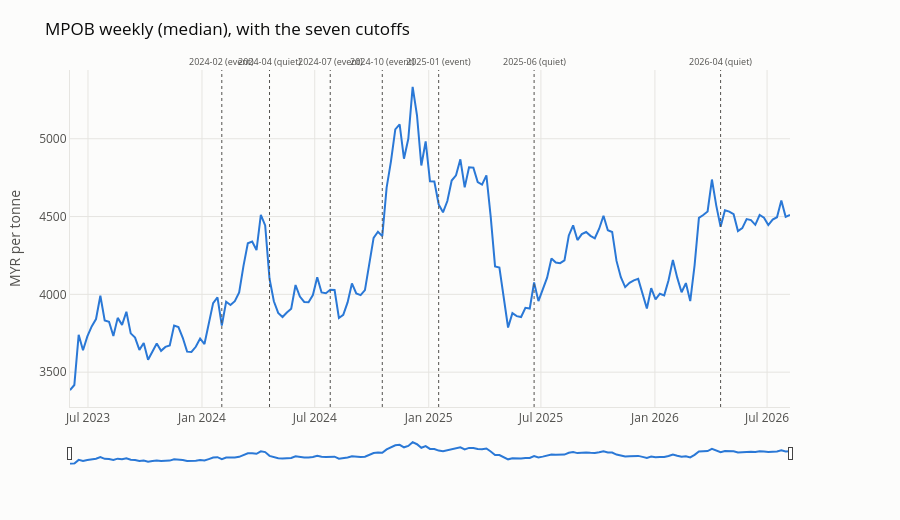

Source (notebook cell):
### Code cell
plot_price_history(
    svc.get_series(MPOB_WEEKLY_SERIES_ID, as_of=as_of),
    cutoffs=DEFAULT_CUTOFFS,
    start="2023-06-01",
    title="MPOB weekly (median), with the seven cutoffs",
    units="MYR per tonne",
    currency="RM",
    show_blackouts=False,
)

### Figure 1 — Plotly figure (JSON) as saved in the notebook; plotly's stock layout.template omitted (floating-point values rounded to 4 significant figures; data arrays with more than 128 entries replaced by an {"elided": "..."} marker saying what was removed)
{"data": [{"hovertemplate": "%{x|%d %b %Y}<br><b>RM%{y:,.0f}</b>/tonne<extra></extra>", "line": {"color": "#2a78d6", "width": 2}, "mode": "lines", "name": "Palm oil", "type": "scatter", "x": {"elided": "167 str values"}, "y": {"elided": "167 float values"}}], "layout": {"annotations": [{"font": {"size": 9}, "showarrow": false, "text": "2024-02 (event)", "x": "2024-02-02", "xanchor": "center", "xref": "x", "y": 1, "yanchor": "bottom", "yref": "y domain"}, {"font": {"size": 9}, "showarrow": false, "text": "2024-04 (quiet)", "x": "2024-04-19", "xanchor": "center", "xref": "x", "y": 1, "yanchor": "bottom", "yref": "y domain"}, {"font": {"size": 9}, "showarrow": false, "text": "2024-07 (event)", "x": "2024-07-26", "xanchor": "center", "xref": "x", "y": 1, "yanchor": "bottom", "yref": "y domain"}, {"font": {"size": 9}, "showarrow": false, "text": "2024-10 (event)", "x": "2024-10-18", "xanchor": "center", "xref": "x", "y": 1, "yanchor": "bottom", "yref": "y domain"}, {"font": {"size": 9}, "showarrow": false, "text": "2025-01 (event)", "x": "2025-01-17", "xanchor": "center", "xref": "x", "y": 1, "yanchor": "bottom", "yref": "y domain"}, {"font": {"size": 9}, "showarrow": false, "text": "2025-06 (quiet)", "x": "2025-06-20", "xanchor": "center", "xref": "x", "y": 1, "yanchor": "bottom", "yref": "y domain"}, {"font": {"size": 9}, "showarrow": false, "text": "2026-04 (quiet)", "x": "2026-04-17", "xanchor": "center", "xref": "x", "y": 1, "yanchor": "bottom", "yref": "y domain"}], "font": {"color": "#52514e", "size": 12}, "height": 520, "hovermode": "x unified", "legend": {"orientation": "h", "x": 0, "xanchor": "left", "y": 1.02, "yanchor": "bottom"}, "margin": {"b": 55, "l": 70, "r": 110, "t": 70}, "paper_bgcolor": "#fcfcfb", "plot_bgcolor": "#fcfcfb", "shapes": [{"line": {"color": "#52514e", "dash": "dot", "width": 1}, "type": "line", "x0": "2024-02-02", "x1": "2024-02-02", "xref": "x", "y0": 0, "y1": 1, "yref": "y domain"}, {"line": {"color": "#52514e", "dash": "dot", "width": 1}, "type": "line", "x0": "2024-04-19", "x1": "2024-04-19", "xref": "x", "y0": 0, "y1": 1, "yref": "y domain"}, {"line": {"color": "#52514e", "dash": "dot", "width": 1}, "type": "line", "x0": "2024-07-26", "x1": "2024-07-26", "xref": "x", "y0": 0, "y1": 1, "yref": "y domain"}, {"line": {"color": "#52514e", "dash": "dot", "width": 1}, "type": "line", "x0": "2024-10-18", "x1": "2024-10-18", "xref": "x", "y0": 0, "y1": 1, "yref": "y domain"}, {"line": {"color": "#52514e", "dash": "dot", "width": 1}, "type": "line", "x0": "2025-01-17", "x1": "2025-01-17", "xref": "x", "y0": 0, "y1": 1, "yref": "y domain"}, {"line": {"color": "#52514e", "dash": "dot", "width": 1}, "type": "line", "x0": "2025-06-20", "x1": "2025-06-20", "xref": "x", "y0": 0, "y1": 1, "yref": "y domain"}, {"line": {"color": "#52514e", "dash": "dot", "width": 1}, "type": "line", "x0": "2026-04-17", "x1": "2026-04-17", "xref": "x", "y0": 0, "y1": 1, "yref": "y domain"}], "title": {"font": {"color": "#0b0b0b", "size": 17}, "text": "MPOB weekly (median), with the seven cutoffs"}, "xaxis": {"gridcolor": "#e6e5e1", "linecolor": "#e6e5e1", "rangeslider": {"thickness": 0.06, "visible": true}, "showspikes": false, "zeroline": false}, "yaxis": {"gridcolor": "#e6e5e1", "linecolor": "#e6e5e1", "showspikes": false, "title": {"text": "MYR per tonne"}, "zeroline": false}}}
